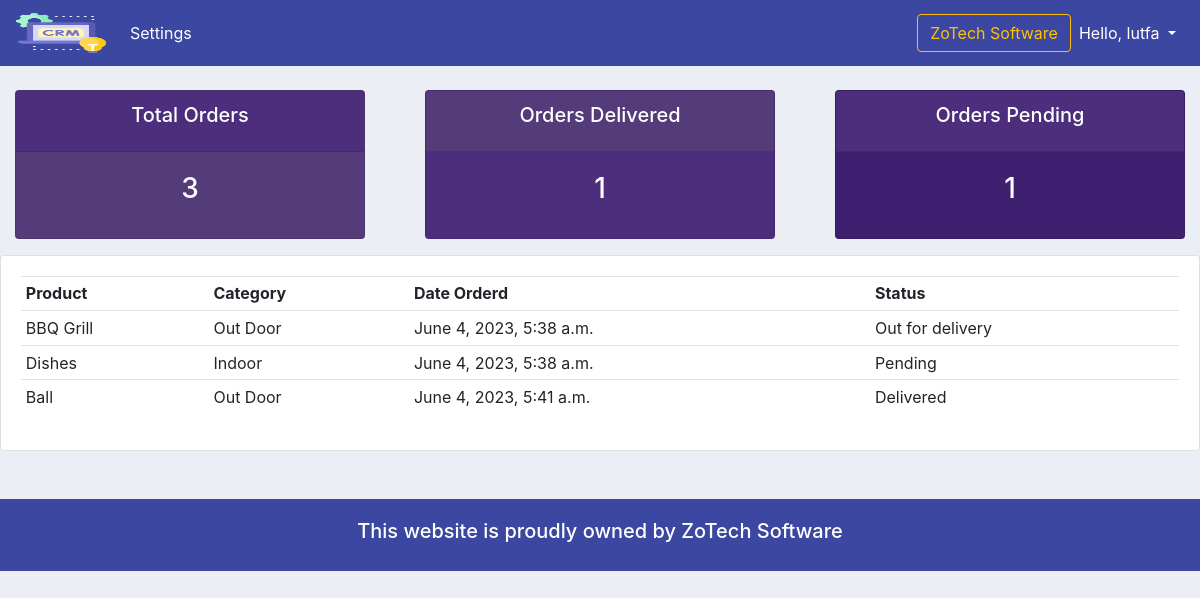
The page /user/ (signed in) on the database its author committed.
### accounts/models.py (models this page shows, shortened)
class Order(models.Model):
    STATUS = (
        ('Pending', 'Pending'),
        ('Out for delivery', 'Out for delivery'),
        ('Delivered', 'Delivered'),
    )
    customer = models.ForeignKey(Customer, null=True, on_delete=models.SET_NULL) # one to many relationships
    product = models.ForeignKey(Product, null=True, on_delete=models.SET_NULL) # one to many relationships
    date_created = models.DateTimeField(auto_now_add=True, null=True)
    status = models.CharField(max_length=200, null=True, choices=STATUS)
    note = models.CharField(max_length=1000, null=True) # for custom Search

class Product(models.Model):
    CATEGORY = (
        ('Indoor', 'Indoor'),
        ('Out Door', 'Out Door'),
    )
    name = models.CharField(max_length=200, null=True)
    price = models.FloatField(null=True)
    category = models.CharField(max_length=200, null=True, choices=CATEGORY)
    description = models.CharField(max_length=200, null=True, blank=True)
    date_created = models.DateTimeField(auto_now_add=True, null=True)
    tags = models.ManyToManyField(Tag) # Many to Many relationships
    def __str__(self):
        return self.name

### accounts/decorators.py (the view)
        def wrapper_func(request, *args, **kwargs):
            group = None
            if request.user.groups.exists():
                group = request.user.groups.all()[0].name # index it first one by [0]
            if group in allowed_roles:     # [] admin/staff/customer what ever it is.
                return view_func(request, *args, **kwargs)
            else:
                return HttpResponse('You are not authorized to view this page')

### accounts/views.py (called while the page is built)
@login_required(login_url='login')
@allowed_users(allowed_roles=['customer'])
def userPage(request):
    orders = request.user.customer.order_set.all()
    total_orders = orders.count()
    delivered = orders.filter(status='Delivered').count()
    pending = orders.filter(status='Pending').count()
    context = {'orders':orders, 'total_orders':total_orders, 'delivered':delivered, 'pending':pending}
    return render(request, 'accounts/user.html', context)

### accounts/templates/accounts/user.html
{% extends 'accounts/main.html' %}
{% block content %}
{% include 'accounts/status.html' %}
<div class="row">
	<div class="col-md">
		<div class="card card-body">
			<table class="table table-sm">
				<tr>
					<th>Product</th>
					<th>Category</th>
					<th>Date Orderd</th>
					<th>Status</th>
				</tr>
				{% for order in orders %}
					<tr>
						<td>{{ order.product }}</td>
						<td>{{ order.product.category }}</td>
						<td>{{ order.date_created }}</td>
						<td>{{ order.status }}</td>
					</tr>
				{% endfor %}
			</table>
		</div>
	</div>
</div>
{% endblock %}

### accounts/templates/accounts/navbar.html (shortened to what this page needs)
{% load static %}
{% load qr_code %}
<nav class="navbar navbar-expand-lg navbar-dark" style="background-color: #3B47A1;">
  <a class="navbar-brand" href="{% url 'home' %}">
    <img src="{% static 'images/logo.png' %}" width="90" height="40" alt="">
  </a>
  <div class="collapse navbar-collapse" id="navbarSupportedContent">
    <ul class="navbar-nav mr-auto">
      {% if request.user.is_staff %}
      <li class="nav-item active">
        <a class="nav-link" href="{% url 'home' %}">Dashboard</a>
      </li>
      <li class="nav-item active">
        <a class="nav-link" href="{% url 'products' %}">Products</a>
      </li>
      {% else %}
      <li class="nav-item active">
        <a class="nav-link" href="{% url 'account' %}">Settings</a>
      </li>
      {% endif %}
    </ul>
    <button type="button" class="btn btn-outline-warning my-2 my-sm-0" data-toggle="modal" data-target="#myModal">ZoTech
      Software </button>
    <ul class="navbar-nav">
      <li class="nav-item dropdown">
        <a class="nav-link dropdown-toggle" href="#" id="navbarDropdown" role="button" data-toggle="dropdown"
          aria-haspopup="true" aria-expanded="false" style="color: #fff;">
          Hello, {{request.user}}
        </a>
      </li>
    </ul>
  </div>
</nav>

### static/css/main.css (style rules this page uses)
body { background-color: #ebeff5; }

### rows shown on the page
Order: product "BBQ Grill", product.category "Out Door", date_created "June 4, 2023, 5:38 a.m.", status "Out for delivery"
Order: product "Dishes", product.category "Indoor", date_created "June 4, 2023, 5:38 a.m.", status "Pending"
Order: product "Ball", product.category "Out Door", date_created "June 4, 2023, 5:41 a.m.", status "Delivered"

### other values the page prints
{{ request.user }} "lutfa"
{{ total_orders }} "3"
{{ delivered }} "1"
{{ pending }} "1"
